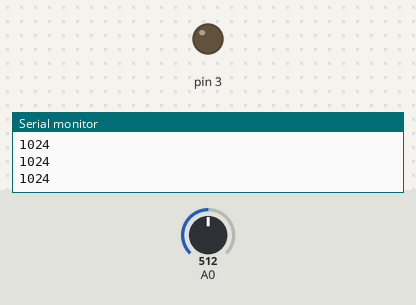
A sketch run on a simulated Arduino Uno, built with avr-gcc and run on an emulated ATmega328P. Shown: output pins drawn as LEDs (lit = HIGH), the last lines printed to the serial monitor. Inputs (shaded band) come from the test bench; at power-on: A0 = 512.

Above: at 1.2 s.
1.3 s: A0 set to 716
At 2.2 s:
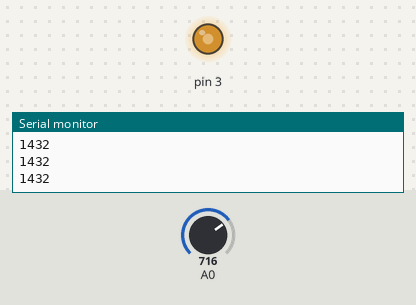
2.8 s: A0 set to 900
At 3.2 s:
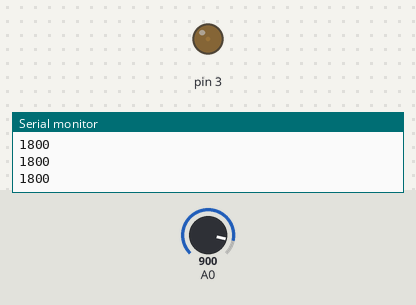
4.3 s: A0 set to 1023
At 5.5 s:
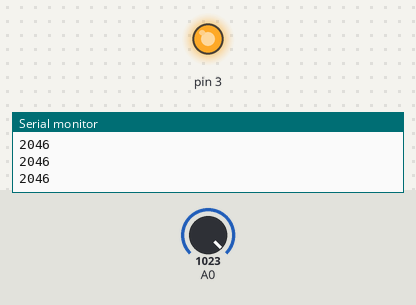
5.8 s: A0 set to 306
At 6.7 s:
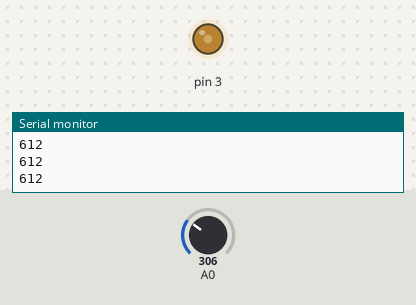
7.3 s: A0 set to 511
At 7.8 s:
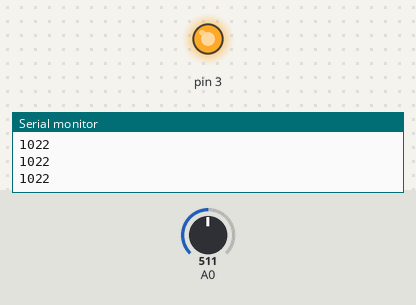
Timing chart, 0 to 9.8 s (numbered marks = the images above; inputs shaded):
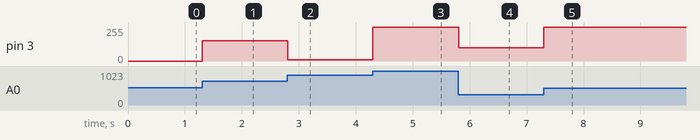

Measured:
- after the input at 1.3 s, pin 3: 0/255 → 152/255 at once
- after the input at 2.8 s, pin 3: 152/255 → 8/255 at once
- after the input at 4.3 s, pin 3: 8/255 → 254/255 at once
- after the input at 5.8 s, pin 3: 254/255 → 100/255 at once
- after the input at 7.3 s, pin 3: 100/255 → 254/255 at once

The sketch:

ongaku.ino
```cpp
void setup() {

  // PWM初期化
  DDRD  |=  B00001000;                             // PD3 (OC2B) (Arduino D3)
  TCCR2A = _BV(COM2B1) | _BV(WGM21) | _BV(WGM20);  // 8bit高速PWM
  TCCR2B = _BV(CS20);                              // 分周なし

  Serial.begin(9600);
}


void loop()
{
  int val = analogRead(0) * 2;

  OCR2B = val;
  Serial.println(val);


}
```
